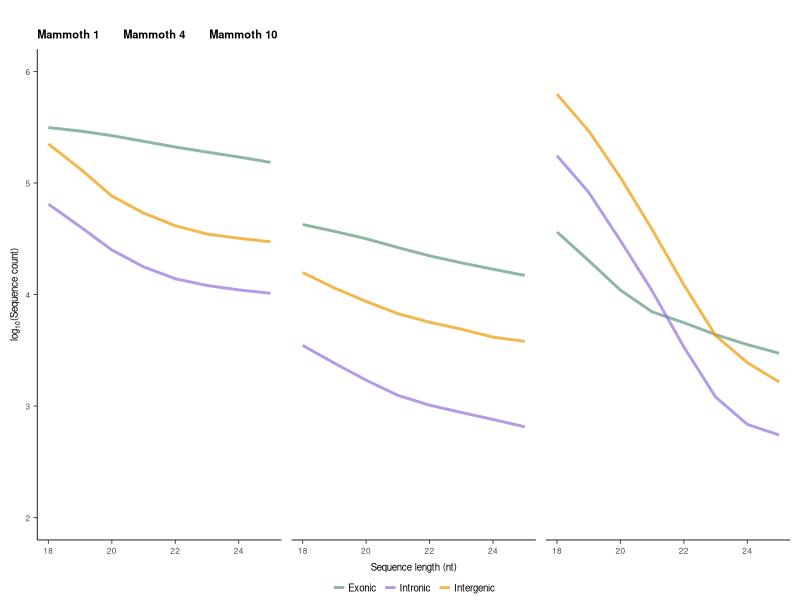

The R source for this figure:
#######################################
#                                     #
#       Figure 1H. Mammoth aRNA       #
#   Dr. Emilio Marmol-Sanchez. 2025   #
#                                     #
#######################################


library(ggplot2)

setwd("") #Insert path to Figure auxiliary files



Length_Count = read.table("Figure_1H_Table.txt", header=T)
Length_Count$ID = factor(Length_Count$ID, levels=c("Mammoth1", "Mammoth4", "Mammoth10"))
Length_Count$Type = factor(Length_Count$Type, levels=c("Exonic", "Intronic", "Intergenic"))





setwd("") #Insert path to output Figure PDFs

#Figure 1H
pdf("aRNA_Mammoth_Figure_1H.pdf", height = 40/25.4, width = 75/25.4)
ggplot(Length_Count, aes(x=Length, y=log10(Count), group=Type, fill=Type, color=Type)) +
  geom_line(linewidth=1, alpha=0.7) +
  facet_wrap( ~ ID, ncol=3, strip.position="top") +
  
  theme_classic() +
  
  scale_fill_manual(values=c("Exonic" = "#5D987B", "Intronic" = "mediumpurple", "Intergenic" = "orange2"), labels=c("Exonic", "Intronic", "Intergenic")) +
  scale_color_manual(values=c("#5D987B", "mediumpurple", "orange2")) +
  
  xlab("Sequence length (nt)") +
  ylab(expression(paste("log" ["10"], "(Sequence count)"))) +
  
  scale_x_continuous(limits = c(18, 25), breaks = seq(18, 25, 2),
                     labels = c("18", "20", "22", "24")) +
  scale_y_continuous(limits = c(2, 6), breaks = seq(2, 6, 1),
                     labels = c("2", "3", "4", "5", "6")) +
  
  theme(axis.text.x = element_text(size = 6),
        axis.title.x = element_text(size = 7, margin = margin(t=5)),
        axis.text.y = element_text(size = 6),
        axis.title.y = element_text(size = 7, margin = margin(r=2.5)),
        axis.line = element_line(linewidth = 0.3),
        axis.ticks = element_line(linewidth = 0.3),
        strip.text.x = element_blank(),
        panel.spacing = unit(0.5, "lines"),
        plot.margin = margin(t = 0.75, r = 0.25, b = -0.2, l = 0.25, "cm")) +
  
  theme(legend.key.size = unit(0.65, "lines"),
        legend.spacing.x = unit(0.4,"lines"),
        legend.margin = margin(t=-5, b=10),
        legend.position = "bottom", 
        legend.title = element_blank(), 
        legend.text = element_text(size = 7, margin = margin(l = 2))) +
  
  ggtitle("Mammoth 1        Mammoth 4        Mammoth 10") + theme(plot.title = element_text(size = 8)) +
  theme(plot.title = element_text(face="bold"))

dev.off()
